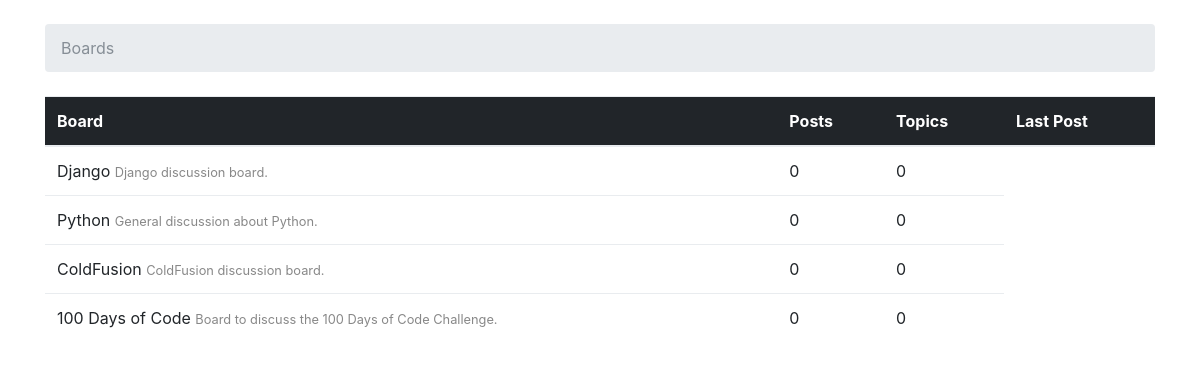
Before: / with the older database file.
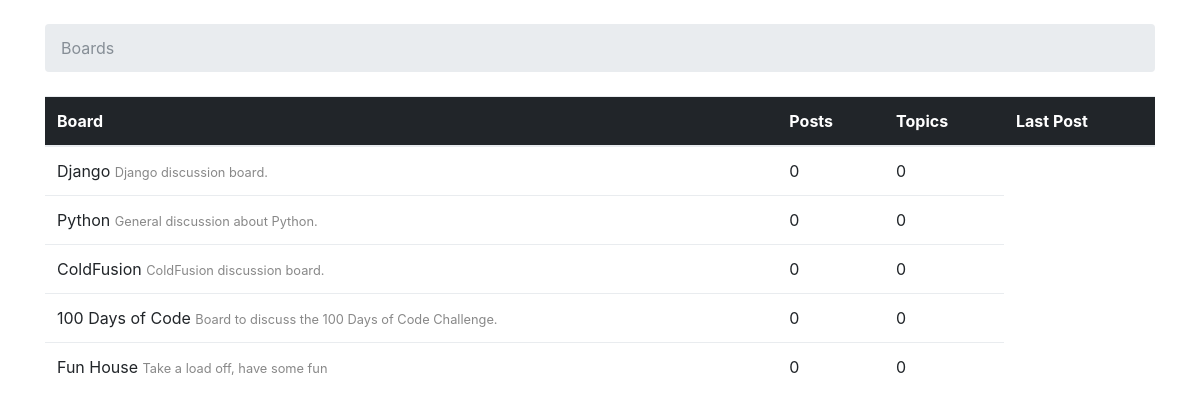
After: the same page with the newer database file.
### boards/models.py (models this page shows, shortened)
class Board(models.Model):
    name = models.CharField(max_length=30, unique=True)
    description = models.CharField(max_length=100)

### boards/views.py (the view)
# urls.py: 2. Add a URL to urlpatterns:  path('', views.home, name='home')
def home(request):
    boards = Board.objects.all()
    return render(request, 'home.html', {'boards': boards})

### boards/templates/home.html (shortened to what this page needs)
{% load static %}
<!doctype html>
<html>
	<head>
		<link rel="stylesheet" href="{% static 'css/bootstrap.min.css' %}">
	</head>
	<body>
		<div class="container">
			<ol class="breadcrumb my-4">
				<li class="breadcrumb-item active">Boards</li>
			</ol>
			<table class="table">
				<thead class="thead-inverse">
					<tr>
						<th>Board</th>
						<th>Posts</th>
						<th>Topics</th>
						<th>Last Post</th>
					</tr>
				</thead>
				<tbody>
					{% for board in boards %}
						<tr>
							<td>
								{{ board.name }}
								<small style="color: #888">{{ board.description }}</small>
							</td>
							<td class="align-middle">0</td>
							<td class="align-middle">0</td>
						</tr>
					{% endfor %}
				</tbody>
			</table>
		</div>
	</body>
</html>

Changed rows visible on the page:
added Board: name "Fun House", description "Take a load off, have some fun"
